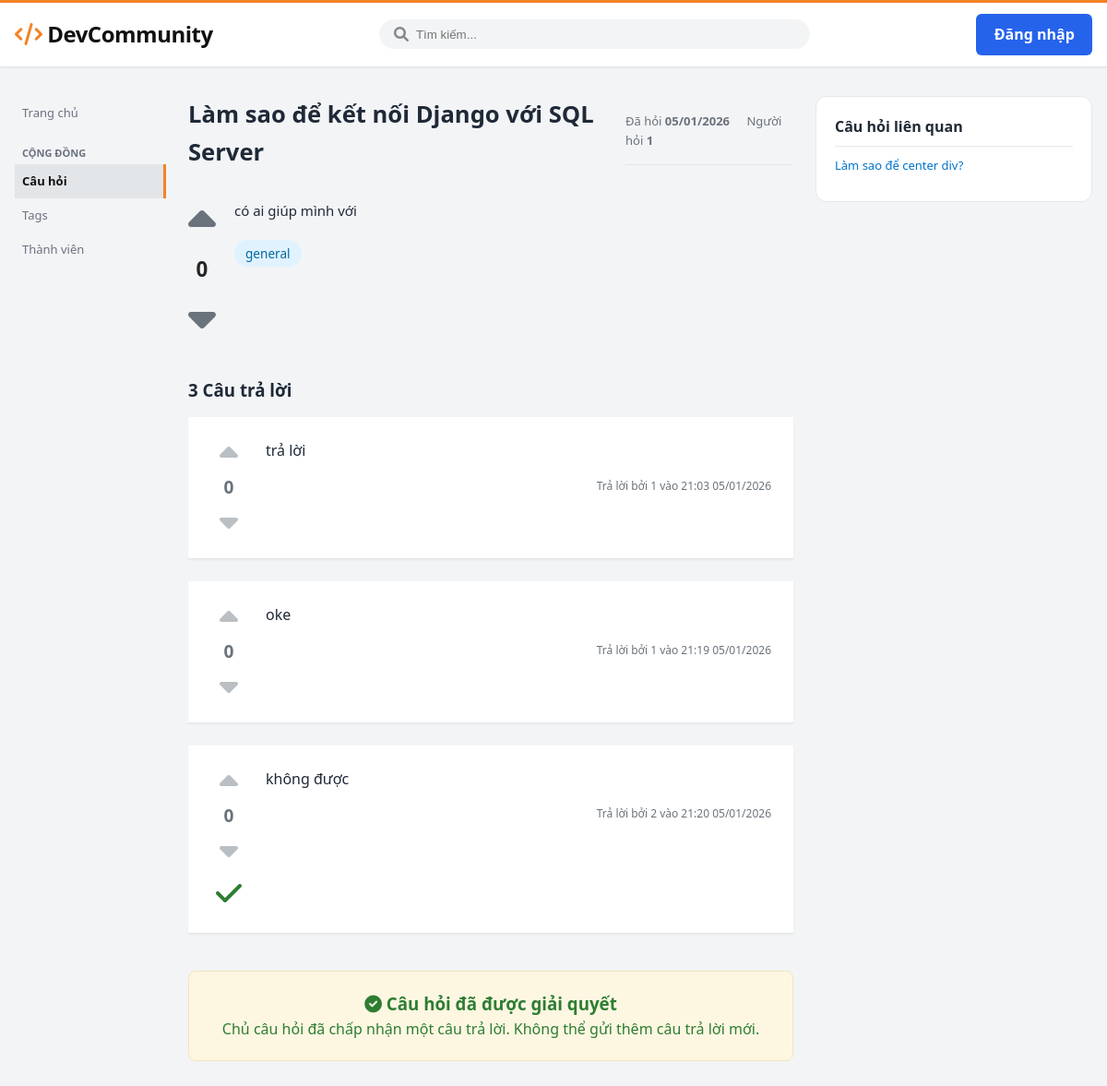
/question/3/, run on the app's committed database.
### app/models.py (models this page shows, shortened)
class Question(models.Model):
    title = models.CharField(max_length=255)
    body = models.TextField()
    creation_date = models.DateTimeField(auto_now_add=True)
    view_count = models.IntegerField(default=0)
    score = models.IntegerField(default=0)
    own_user = models.ForeignKey(settings.AUTH_USER_MODEL, on_delete=models.CASCADE, related_name='questions')
    tags = models.ManyToManyField(Tag, through='TagItem', related_name='questions')
    accepted_answer = models.OneToOneField('Answer', on_delete=models.SET_NULL, null=True, blank=True,
                                           related_name='is_accepted_for')

class User(AbstractUser):
    reputation = models.IntegerField(default=0)

class Answer(models.Model):
    question = models.ForeignKey(Question, on_delete=models.CASCADE, related_name='answers')
    body = models.TextField()
    creation_date = models.DateTimeField(auto_now_add=True)
    score = models.IntegerField(default=0)
    own_user = models.ForeignKey(settings.AUTH_USER_MODEL, on_delete=models.CASCADE, related_name='answers')
    class Meta:
        ordering = ['-score', 'creation_date']

### app/views.py (the view, shortened to what this page needs)
# urls.py: path('question/<int:id>/', views.question_detail, name='question_detail'),
def question_detail(request, id):
    question = get_object_or_404(Question, id=id)
    return render(request, 'app/question.html', {'question': question})

### app/templates/app/question.html (shortened to what this page needs)
<!DOCTYPE html>
<html lang="vi">
<head>
    {% load static %}
    <link rel="stylesheet" href="{% static 'app/css/style.css' %}">
    <link rel="stylesheet" href="https://cdnjs.cloudflare.com/ajax/libs/font-awesome/6.0.0/css/all.min.css">
</head>
<body>
    <div class="navbar">
        <div class="nav-container">
            <a href="{% url 'home' %}" class="logo">
                <i class="fas fa-code" style="color: #f48225;"></i> DevCommunity
            </a>
            <div class="search-bar">
                <i class="fas fa-search" style="color: #888;"></i>
                <input type="text" placeholder="Tìm kiếm...">
            </div>
            <div class="user-actions">
                {% if request.user.is_authenticated %}
                    <span>{{ request.user.username }}</span>
                    <a href="{% url 'logout' %}" class="btn-primary" style="background-color: #dc2626;">Đăng xuất</a>
                {% else %}
                    <a href="{% url 'login' %}" class="btn-primary">Đăng nhập</a>
                {% endif %}
            </div>
        </div>
    </div>
    <div class="main-container">
        <div class="left-sidebar">
            <ul class="nav-links">
                <li><a href="{% url 'home' %}" class="nav-item">Trang chủ</a></li>
                <li class="nav-section-title">Cộng đồng</li>
                <li><a href="{% url 'home' %}" class="nav-item active">Câu hỏi</a></li>
                <li><a href="{% url 'tags' %}" class="nav-item">Tags</a></li>
                <li><a href="{% url 'users' %}" class="nav-item">Thành viên</a></li>
            </ul>
        </div>
        <div class="main-content">
            <div class="post-header">
                <h1 style="font-size: 1.6rem; margin-bottom: 10px;">{{ question.title }}</h1>
                <div style="font-size: 13px; color: #6a737c; padding-bottom: 15px; border-bottom: 1px solid #e3e6e8;">
                    <span>Đã hỏi <strong>{{ question.creation_date|date:"d/m/Y" }}</strong></span>
                    <span style="margin-left: 15px;">Người hỏi <strong>{{ question.own_user.username }}</strong></span>
                </div>
            </div>
            <div style="display: flex; gap: 20px; margin-top: 20px;">
                <div class="vote-column" style="display: flex; flex-direction: column; align-items: center; gap: 10px; color: #6a737c;">
                    <i class="fas fa-caret-up fa-3x" style="cursor: pointer;"></i>
                    <span style="font-size: 1.4rem; font-weight: bold; color: #252525;">{{ question.score }}</span>
                    <i class="fas fa-caret-down fa-3x" style="cursor: pointer;"></i>
                </div>
                <div class="post-body" style="flex: 1;">
                    <div style="font-size: 15px; line-height: 1.6; margin-bottom: 20px;">
                        {{ question.body|linebreaks }}
                    </div>
                    <div class="tags-container">
                        {% for tag in question.tags.all %}
                            <span class="tag">{{ tag.name }}</span>
                        {% empty %}
                            <span class="tag">general</span>
                        {% endfor %}
                    </div>
                </div>
            </div>
            <div style="margin-top: 40px;">
                <h3>{{ question.answers.count }} Câu trả lời</h3>
                {% for answer in question.answers.all %}
                <div class="post-card" style="margin-top: 15px; border: none; border-bottom: 1px solid #e3e6e8; border-radius: 0;">
                    <div style="display: flex; gap: 20px;">
                        <div style="width: 40px; text-align: center; display: flex; flex-direction: column; align-items: center; gap: 5px;">
                            <i class="fas fa-caret-up fa-2x" style="color: #babfc4; cursor: pointer;"></i>
                            <div style="font-weight: bold; font-size: 1.2rem; color: #6a737c;">{{ answer.score }}</div>
                            <i class="fas fa-caret-down fa-2x" style="color: #babfc4; cursor: pointer;"></i>
                            {% if request.user == question.own_user %}
                                <form action="{% url 'accept_answer' answer.id %}" method="post" style="margin-top: 10px;">
                                    {% csrf_token %}
                                    <button type="submit" style="background: none; border: none; cursor: pointer; padding: 0;">
                                        {% if question.accepted_answer == answer %}
                                            <i class="fas fa-check fa-2x" style="color: #2e7d32;" title="Bỏ chấp nhận câu trả lời này"></i>
                                        {% else %}
                                            <i class="fas fa-check fa-2x" style="color: #babfc4; opacity: 0.5;" title="Chấp nhận câu trả lời này"></i>
                                        {% endif %}
                                    </button>
                                </form>
                            {% else %}
                                {% if question.accepted_answer == answer %}
                                    <div style="margin-top: 10px;">
                                        <i class="fas fa-check fa-2x" style="color: #2e7d32;" title="Người hỏi đã chấp nhận câu trả lời này"></i>
                                    </div>
                                {% endif %}
                            {% endif %}
                            </div>
                        <div style="flex: 1;">
                            {{ answer.body|linebreaks }}
                            <div style="margin-top: 15px; font-size: 12px; color: #6a737c; text-align: right;">
                                Trả lời bởi <a href="{% url 'user_profile' answer.own_user.username %}">{{ answer.own_user.username }}</a> vào {{ answer.creation_date|date:"H:i d/m/Y" }}
                            </div>
                        </div>
                    </div>
                </div>
                    {% endfor %}
            </div>
            <div style="margin-top: 40px; background: #fdf7e2; padding: 20px; border-radius: 8px; border: 1px solid #f1e5bc;">
                {% if question.accepted_answer %}
                    <div style="text-align: center; color: #2e7d32;">
                        <h3><i class="fas fa-check-circle"></i> Câu hỏi đã được giải quyết</h3>
                        <p>Chủ câu hỏi đã chấp nhận một câu trả lời. Không thể gửi thêm câu trả lời mới.</p>
                    </div>
                {% endif %}
            </div>
        </div>
        <div class="right-sidebar">
            <div class="widget">
                <h4 style="margin-bottom: 10px;">Câu hỏi liên quan</h4>
                <ul style="list-style: none; padding: 0; font-size: 13px;">
                    <li style="margin-bottom: 8px;"><a href="#" style="color: #0074cc;">Làm sao để center div?</a></li>
                </ul>
            </div>
        </div>
    </div>
</body>
</html>

### app/static/app/css/style.css (style rules this page uses)
:root { --primary-color: #2563eb; --primary-hover: #1d4ed8; --orange-accent: #f48225; --bg-color: #f3f4f6; --card-bg: #ffffff; --text-main: #1f2937; --text-muted: #6b7280; --border-color: #e5e7eb; --green-success: #10b981; --code-bg: #1e293b; --code-text: #e2e8f0; }
* { box-sizing: border-box; margin: 0; padding: 0; }
body { font-family: 'Segoe UI', Roboto, Helvetica, Arial, sans-serif; background-color: var(--bg-color); color: var(--text-main); line-height: 1.6; }
a { text-decoration: none; color: inherit; }
.navbar { background: var(--card-bg); box-shadow: 0 1px 3px rgba(0, 0, 0, 0.1); position: sticky; top: 0; z-index: 100; padding: 0.75rem 0; border-top: 3px solid var(--orange-accent); }
.nav-container { max-width: 1260px; margin: 0 auto; padding: 0 1rem; display: flex; align-items: center; justify-content: space-between; }
.logo { font-size: 1.5rem; font-weight: 800; color: #111; letter-spacing: -0.5px; }
.search-bar { background: var(--bg-color); padding: 0.5rem 1rem; border-radius: 99px; display: flex; align-items: center; width: 40%; }
.search-bar input { background: transparent; border: none; outline: none; margin-left: 0.5rem; width: 100%; }
.user-actions { display: flex; align-items: center; gap: 1rem; }
.btn-primary { background: var(--primary-color); color: white; padding: 0.6rem 1.2rem; border-radius: 6px; font-weight: 600; transition: background 0.2s; }
.main-container { max-width: 1260px; margin: 2rem auto; padding: 0 1rem; display: grid; grid-template-columns: 164px 1fr 300px; gap: 1.5rem; align-items: start; }
.left-sidebar { position: sticky; top: 80px; font-size: 13px; color: var(--text-muted); }
.nav-links { list-style: none; }
.nav-section-title { text-transform: uppercase; font-size: 11px; margin: 16px 0 4px 8px; font-weight: bold; }
.nav-item { display: block; padding: 8px; color: var(--text-muted); transition: all 0.2s; border-right: 3px solid transparent; }
.nav-item.active { background-color: #e3e6e8; color: #111; font-weight: 700; border-right-color: var(--orange-accent); }
.post-card { background: var(--card-bg); border-radius: 12px; padding: 1.5rem; box-shadow: 0 1px 2px rgba(0, 0, 0, 0.05); margin-bottom: 1.5rem; border: 1px solid var(--border-color); }
.post-header { display: flex; justify-content: space-between; align-items: center; margin-bottom: 1rem; }
.tags-container { display: flex; gap: 0.5rem; margin-bottom: 1.5rem; }
.tag { background: #e0f2fe; color: #0369a1; padding: 4px 12px; border-radius: 99px; font-size: 0.85rem; font-weight: 500; cursor: pointer; transition: background 0.2s; }
.right-sidebar .widget { background: var(--card-bg); padding: 1.25rem; border-radius: 12px; margin-bottom: 1.5rem; border: 1px solid var(--border-color); }
.widget h4 { margin-bottom: 1rem; font-size: 1rem; border-bottom: 1px solid var(--border-color); padding-bottom: 8px; }

### data on the page
Question: title "Làm sao để kết nối Django với SQL Server", creation_date "05/01/2026", own_user.username "1", score "0", body "có ai giúp mình với", answers.count "3"
Answer: score "0", body "trả lời", own_user.username "1", creation_date "21:03 05/01/2026"
Answer: score "0", body "oke", own_user.username "1", creation_date "21:19 05/01/2026"
Answer: score "0", body "không được", own_user.username "2", creation_date "21:20 05/01/2026"
